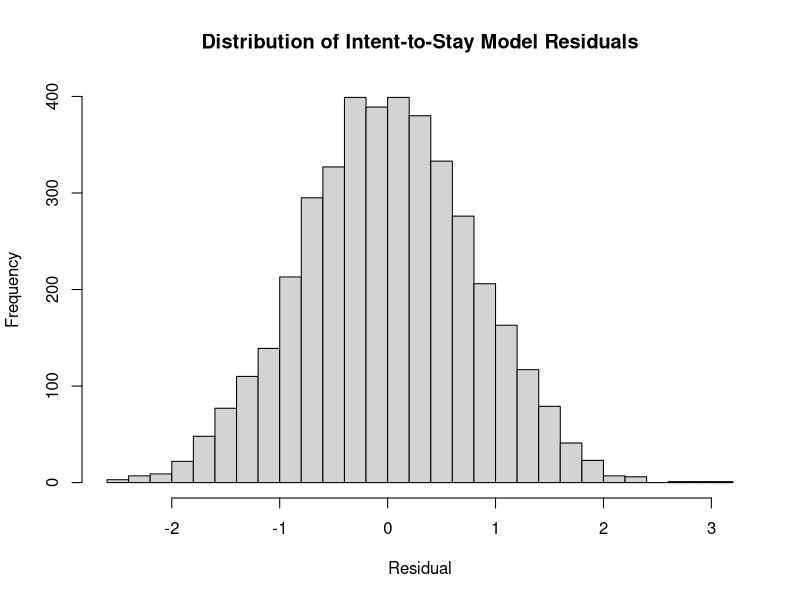
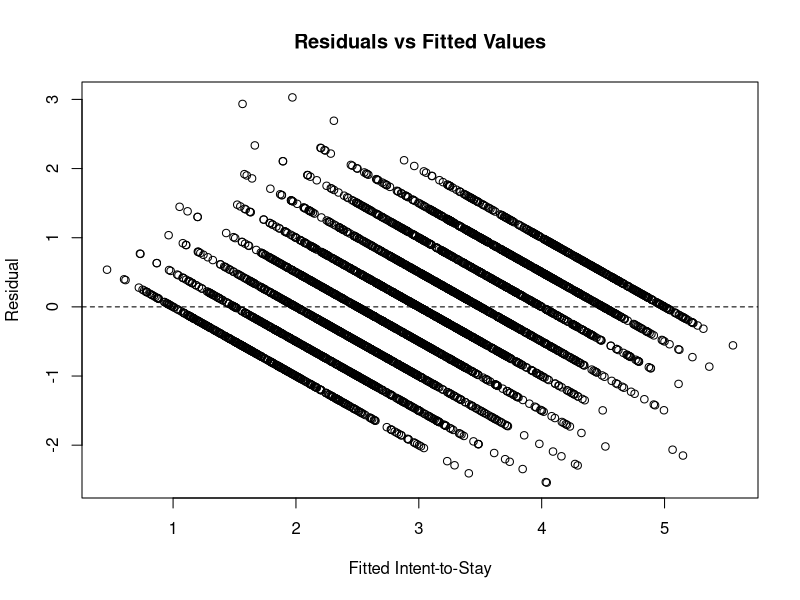

These figures' R source, in order:
# ============================================================
# Employee Listening and Organizational Health Analytics
# Script: 05_organizational_analytics.R
# 
# Purpose: 
# Analyze employee-experience scores across organizational
# groups and identify patterns relevant to organizational health.
# 
# This script uses the validated survey response dataset produced
# in Script 04
# 
# Key analyses:
# - Organizational-level construct summaries
# - Construct comparisons across business units and departments
# - Group-level response counts and reporting eligibility
# - Privacy-conscious organizational reporting
# - Identification of areas with comparatively lower experience scores
# 
# Input:
#   data/processed/survey-responses.xlsx
#   
# Output:
#   Analytical objects and model results used for downstream reporting.
#   
# Notes:
#   Survey responses are synthetic and do not represent real
#   employees or organizations.
# ============================================================

# 1. Load packages ------------------------------------------------

library(tidyverse)
library(readxl)

# 2. Load validated survey response ------------------------------

survey_responses = read_xlsx("data/processed/survey_responses.xlsx")

# 3. Inspect ------------------------------------------------------

dim(survey_responses)

names(survey_responses)

# 4. Define organizational and analysis variables ----------------

organizational_groups = c(
  "business_unit",
  "department"
)

construct_names = c(
  "engagement",
  "manager_effectiveness",
  "psychological_safety",
  "growth_development",
  "workload_sustainability",
  "belonging"
)

outcome_names = c(
  "intent_to_stay",
  "ovl_01"
)

# Check that everything exists

stopifnot(
  "Some organizational grouping variables are missing." = 
    all(
      organizational_groups %in%
        names(survey_responses)
    ),
  
  "Some employee-experience constructs are missing." = 
    all(
      construct_names %in%
        names(survey_responses)
    ),
  
  "Some outcome variables are missing." = 
    all(
      outcome_names %in%
        names(survey_responses)
    )
)

# 5. Define the analysis population --------------------------------
# Use the `usable response` flag to define eligible responses.

analysis_data = survey_responses %>%
  filter(
    usable_response == TRUE
  )

# Inspect
dim(analysis_data)

analysis_data %>%
  count(survey_wave)

# Verify the analysis population
stopifnot(
  "Organizational analysis dataset contains unusable responses." = 
    all(
      analysis_data$usable_response == TRUE
    )
)

# 6. Define minimum reporting threshold ---------------------------
# Use the established threshold of 10 usable responses.

minimum_reporting_n = 10

# Validate minimum reporting parameter
stopifnot(
  "Minimum reporting threshold must be at least 10." = 
    minimum_reporting_n >= 10
)

# 7. Calculate group-level response counts ------------------------
# Number of usable survey responses within each business unit & department.

business_unit_counts = analysis_data %>%
  count(
    business_unit,
    name = "usable_responses"
  )

department_counts = analysis_data %>%
  count(
    business_unit,
    department,
    name = "usable_responses"
  )

business_unit_counts

department_counts

# Reportability flag

business_unit_counts = business_unit_counts %>%
  mutate(
    reporting_status = if_else(
      usable_responses >= minimum_reporting_n,
      "Reportable",
      "Suppressed"
    )
  )

department_counts = department_counts %>%
  mutate(
    reporting_status = if_else(
      usable_responses >= minimum_reporting_n,
      "Reportable",
      "Suppressed"
    )
  )

business_unit_counts

department_counts

# 8. Business-unit construct summaries ----------------------------
# Mean, SD for each employee-experience construct by business unit & department.

business_unit_summary = analysis_data %>%
  group_by(business_unit) %>%
  summarise(
    across(
      all_of(construct_names),
      list(
        mean = ~ mean(.x, na.rm = TRUE),
        sd = ~ sd(.x, na.rm = TRUE)
      ),
      .names = "{.col}_{.fn}"
    ),
    .groups = "drop"
  )

business_unit_summary

# Department-level construct summaries ----------------------------

department_summary = analysis_data %>%
  group_by(
    business_unit,
    department
  ) %>%
  summarise(
    across(
      all_of(construct_names),
      list(
        mean = ~ mean(.x, na.rm = TRUE),
        sd = ~ sd(.x, na.rm = TRUE)
      ),
      .names = "{.col}_{.fn}"
    ),
    .groups = "drop"
  )

department_summary

# 9. Validate organizational summaries ----------------------------
# Verify that the reported means and SDs are based on the intended 
# analysis population and that no construct produces an invalid summary.

stopifnot(
  "Business-unit summary contains unexpected rows." = 
    nrow(business_unit_summary) == 
    n_distinct(analysis_data$business_unit),
  
  "Department summary contains unexpected rows." = 
    nrow(department_summary) ==
    n_distinct(
      analysis_data %>%
        distinct(business_unit, department)
    )
)

stopifnot(
  
  "Business-unit construct means fall outside the expected 1-5 range." = 
    all(
      unlist(
        business_unit_summary %>%
          select(ends_with("_mean")) 
      ) >= 1 &
        unlist(
          business_unit_summary %>%
            select(ends_with("_mean"))
        ) <= 5
    ),
  
  "Department construct means fall outside the expected 1-5 range." = 
    all(
      unlist(
        department_summary %>%
          select(ends_with("_mean"))
      ) >= 1 &
        unlist(
          department_summary %>%
            select(ends_with("_mean"))
        ) <= 5
    )
) 

# 10. Business-unit construct comparison --------------------------
# Long-format comparison table showing each business unit's mean score
# for each employee-experience construct.

business_unit_comparison = analysis_data %>%
  group_by(business_unit) %>%
  summarise(
    across(
      all_of(construct_names),
      ~ mean(.x, na.rm = TRUE),
      .names = "{.col}"
    ),
    .groups = "drop"
  ) %>%
  pivot_longer(
    cols = all_of(construct_names),
    names_to = "construct",
    values_to = "mean_score"
  ) %>%
  arrange(
    construct,
    desc(mean_score)
  )

business_unit_comparison

# Check the mean range

stopifnot(
  "Business-unit construct means fall outside the expected 1-5 range." = 
    all(business_unit_comparison$mean_score >= 1 &
          business_unit_comparison$mean_score <= 5)
)

# 11. Rank business-unit construct results -----------------------
# Calculate each construct's highest and lowest scoring business unit
# and the difference between them.

business_unit_ranges = business_unit_comparison %>%
  group_by(construct) %>%
  summarise(
    highest_score = max(mean_score),
    lowest_score = min(mean_score),
    score_range = highest_score - lowest_score,
    highest_business_unit = business_unit[which.max(mean_score)],
    lowest_business_unit = business_unit[which.min(mean_score)],
    .groups = "drop"
  )

business_unit_ranges

# Validate

stopifnot(
  "Business-unit score ranges contain negative values." = 
    all(
      business_unit_ranges$score_range >= 0
      ),
  
  "Business-unit score range exceed the possible 1-5 scale." = 
    all(
      business_unit_ranges$score_range >= 0 &
        business_unit_ranges$score_range <= 4
    )
)

# 12. Department-level construct comparison ----------------------

department_comparison = analysis_data %>%
  group_by(
    business_unit,
    department
  ) %>%
  summarise(
    across(
      all_of(construct_names),
      ~ mean(.x, na.rm = TRUE),
      .names = "{.col}"
    ),
    .groups = "drop"
  ) %>%
  pivot_longer(
    cols = all_of(construct_names),
    names_to = "construct",
    values_to = "mean_score"
  ) %>%
  arrange(
    construct,
    desc(mean_score)
  )

department_comparison

# Validate

stopifnot(
  "Department construct means fall outside the expected 1-5 range." =
    all(
      department_comparison$mean_score >= 1 &
        department_comparison$mean_score <= 5
    )
)

# 13. Rank department-level construct results --------------------

department_ranges = department_comparison %>%
  group_by(construct) %>%
  summarise(
    highest_score = max(mean_score),
    lowest_score = min(mean_score),
    score_range = highest_score - lowest_score,
    highest_department = department[
      which.max(mean_score)
    ],
    lowest_department = department[
      which.min(mean_score)
    ],
    .groups = "drop"
  )

department_ranges

# Validate

stopifnot(
  "Department score ranges contain invalid values." =
    all(
      department_ranges$score_range >= 0 &
        department_ranges$score_range <= 4
    )
)

# 14. Add department sample sizes --------------------------------
# We want the final organizational results to carry the number of 
# usable responses (n) for each department.
# 
# This way, the reporting threshold is transparent & context is
# given to the means.

department_summary_with_n = analysis_data %>%
  group_by(
    business_unit,
    department
  ) %>%
  summarise(
    usable_responses = n(),
    across(
      all_of(construct_names),
      ~ mean(.x, na.rm = TRUE),
      .names = "{.col}_mean"
    ),
    .groups = "drop"
  )

department_summary_with_n

# Verify the privacy rule

stopifnot(
  "A department falls below the minimum reporting threshold." = 
    all(
      department_summary_with_n$usable_responses >= minimum_reporting_n
    )
)

# 15. Department-level intent-to-stay analysis --------------------
# Calculate the mean `intent_to_stay` score by department, while keeping
# the usable response count visible.

department_intent = analysis_data %>%
  group_by(
    business_unit,
    department
  ) %>%
  summarise(
    usable_responses = n(),
    
    intent_to_stay_n = sum(
      !is.na(intent_to_stay)
      ),
    intent_to_stay_mean = mean(
      intent_to_stay,
      na.rm = TRUE
    ),
    intent_to_stay_sd = sd(
      intent_to_stay,
      na.rm = TRUE
    ),
    .groups = "drop"
  )

department_intent

# Validate scores

stopifnot(
  "Intent-to-stay response counts exceed usable response counts." =
    all(
      department_intent$intent_to_stay_n <=
        department_intent$usable_responses
    ),
  
  "Department intent-to-stay means fall outside the expected 1-5 range." =
    all(
      department_intent$intent_to_stay_mean >= 1 &
        department_intent$intent_to_stay_mean <= 5
    ),
  
  "Department intent-to-stay SDs are invalid." =
    all(
      department_intent$intent_to_stay_sd >= 0
    )
)

# 16. Business-unit intent-to-stay analysis --------------------
# Calculate the mean `intent_to_stay` score by business-unit, while keeping
# the usable response count visible.

business_unit_intent = analysis_data %>%
  group_by(
    business_unit
  ) %>%
  summarise(
    usable_responses = n(),
    
    intent_to_stay_n = sum(
      !is.na(intent_to_stay)
    ),
    intent_to_stay_mean = mean(
      intent_to_stay,
      na.rm = TRUE
    ),
    intent_to_stay_sd = sd(
      intent_to_stay,
      na.rm = TRUE
    ),
    .groups = "drop"
  )

business_unit_intent

# Validate scores

stopifnot(
  "Business-unit intent-to-stay means fall outside the expected 1-5 range." =
    all(
      business_unit_intent$intent_to_stay_mean >= 1 &
        business_unit_intent$intent_to_stay_mean <= 5
    ),
  
  "Business-unit intent-to-stay response counts exceed usable response counts." =
    all(
      business_unit_intent$intent_to_stay_n <=
        business_unit_intent$usable_responses
    ),
  
  "Business-unit intent-to-stay SDs are invalid." =
    all(
      business_unit_intent$intent_to_stay_sd >= 0
    ),
  
  "A business unit falls below the minimum reporting threshold." =
    all(
      business_unit_intent$usable_responses >=
        minimum_reporting_n
    )
)

# 17. Identify lowest-scoring departments -------------------------
# Identify the lowest-scoring department for each construct.

department_lowest_scores = department_comparison %>%
  group_by(construct) %>%
  slice_min(
    order_by = mean_score,
    n = 1,
    with_ties = TRUE
  ) %>%
  ungroup() %>%
  arrange(
    mean_score,
    construct
  )

department_lowest_scores

# Validate score range

stopifnot(
  "Department lowest-score table contains scores outside the expected 1-5 range." = 
    all(
      department_lowest_scores$mean_score >= 1 &
        department_lowest_scores$mean_score <= 5
    )
)

# 18. Identify highest-scoring departments ------------------------

department_highest_scores = department_comparison %>%
  group_by(construct) %>%
  slice_max(
    order_by = mean_score,
    n = 1,
    with_ties = TRUE
  ) %>%
  ungroup() %>%
  arrange(
    desc(mean_score),
    construct
  )

department_highest_scores

# 19. Department-level score spread -------------------------------
# Rank the constructs by their department-level spread.

department_range_rank = department_ranges %>%
  arrange(desc(score_range))

department_range_rank

# 20. Business-unit score spread -------------------------------

business_unit_ranges = business_unit_comparison %>%
  group_by(construct) %>%
  summarise(
    highest_score = max(mean_score),
    lowest_score = min(mean_score),
    score_range = highest_score - lowest_score,
    highest_business_unit = business_unit[
      which.max(mean_score)
    ],
    lowest_business_unit = business_unit[
      which.min(mean_score)
    ],
    .groups = "drop"
  ) %>%
  arrange(desc(score_range))

business_unit_ranges

# 21. Employee-experience associations with intent to stay --------
# Which aspects of employee experience have the strongest observed 
# relationship w/intent to stay?

intent_association = analysis_data %>%
  select(
    all_of(construct_names),
    intent_to_stay
  ) %>%
  cor(
    use = "pairwise.complete.obs"
  ) %>%
  as.data.frame() %>%
  select(intent_to_stay) %>%
  tibble::rownames_to_column("construct") %>%
  filter(
    construct != "intent_to_stay"
  ) %>%
  rename(
    correlation = intent_to_stay
  ) %>%
  arrange(
    desc(correlation)
  )

intent_association
 
# 22. Multiple regression of intent to stay ------------------------
# Do these relationships remain meaningful when the six constructs 
# are considered simultaneously?
# 
# Which employee-experience dimensions are uniquely associated with 
# intent to stay after accounting for the other dimensions?
# 
# MR w/intent_to_stay as the outcome and the six employee-experience
# constructs as predictors.

intent_model = lm(
  intent_to_stay ~
    engagement +
    manager_effectiveness +
    psychological_safety +
    growth_development +
    workload_sustainability +
    belonging,
  data = analysis_data
)

summary(intent_model)

# 23. Standardized coefficients for intent-to-stay model ----------
# So we can compare the relative strength of the six predictors on 
# appx. the same standardized scale rather than treating the raw 
# coefficients as though they were directly comparable.

intent_model_standardized = lm(
  scale(intent_to_stay) ~
    scale(engagement) +
    scale(manager_effectiveness) +
    scale(psychological_safety) +
    scale(growth_development) +
    scale(workload_sustainability) +
    scale(belonging),
  data = analysis_data
)

summary(intent_model_standardized)

# 24. Multicollinearity diagnostics -------------------------------
# Because the six predictors are correlated with one another, we must
# check whether they are sufficiently distinct for the regression 
# coefficients to be interpreted sensibly.
# 
# Are the predictors so strongly related to one another that they make
# it difficult for the regression model to estimate their individual
# associations with intent to stay.
# 
# Variance Inflation Factor (VIF) measures how much the uncertainty of
# each coefficient is inflated because of overlap with other predictors.
# 
# `How well can I predict a given predictor using all the other predictors?`
# Suppose those other predictors could explain 80% of the given predictor's
# variation; then the given predictor is highly redundant with the other
# predictors.
# 
# VIF = 1 indicates no multicollinearity; larger values indicate greater
# redundancy among predictors.
# 
# Roughly:
#   | VIF | Interpretation                   |
#   | --- | -------------------------------- |
#   |  ~1 | Essentially no multicollinearity |
#   | 1–5 | Generally acceptable             |
#   |  >5 | Potential concern                |
#   | >10 | Serious concern                  |
#   
# All VIF values are close to 1 (1.18-1.34), indicating very low 
# multicollinearity. The predictors therefore provide sufficiently distinct
# information for their individual regression coefficients to be interpreted
# as unique associations with intent to stay.
# 
# Multicollineariy is about how the predictors relate to each other, not
# about whether they relate to the outcome.
# 
# Estimating each predictor's individual contribution.

vif_results = car::vif(intent_model)

vif_results

# 25. Regression residual diagnostics-----------------------------
# Do the model's residuals behave reasonably?

intent_residuals = residuals(intent_model)

summary(intent_residuals)

hist(
  intent_residuals,
  breaks = 30,
  main = "Distribution of Intent-to-Stay Model Residuals",
  xlab = "Residual"
)

# 26. Residuals versus fitted values ------------------------------
# Is the residual variance reasonably constant across the range of
# predicted intent-to-stay scores?

plot(
  fitted(intent_model),
  residuals(intent_model),
  xlab = "Fitted Intent-to-Stay",
  ylab = "Residual",
  main = "Residuals vs Fitted Values"
)

abline(
  h = 0,
  lty = 2
)

# Residuals Interpretation =========================================
# Residuals are centered approximately around zero with no obvious
# funnel-shaped increase in variance. The diagonal banding reflects 
# the discrete 1-5 nature of the intent-to-stay outcome rather than
# a continuous outcome.
# 
# Since intent_to_stay is a 1-5 ordinal composite, linear regression
# is being used here as a practical approximation for the project
# demonstration, not because the outcome is truly continuous.

# 27. Intent-to-stay model performance ---------------------------
# Quantify how well the model predicts the observed intent-to-stay
# scores.
# 
# RMSE & MAE

intent_predictions = predict(intent_model)

intent_actual = analysis_data$intent_to_stay[
  !is.na(analysis_data$intent_to_stay)
]

intent_rmse = sqrt(
  mean(
    (intent_actual - intent_predictions)^2
  )
)

intent_mae = mean(
  abs(
    intent_actual - intent_predictions
  )
)

intent_model_performance = tibble(
  metric = c(
    "R-squared",
    "RMSE",
    "MAE"
  ),
  value = c(
    summary(intent_model)$r.squared,
    intent_rmse,
    intent_mae
  )
)

intent_model_performance

# 28. Consolidate Script 05 analytical outputs -------------------

script05_outputs = list(
  business_unit_summary = business_unit_summary,
  department_summary = department_summary,
  department_intent = department_intent,
  business_unit_intent = business_unit_intent,
  department_lowest_scores = department_lowest_scores,
  department_highest_scores = department_highest_scores,
  department_range_rank = department_range_rank,
  intent_association = intent_association,
  intent_model = intent_model,
  intent_model_standardized = intent_model_standardized,
  vif_results = vif_results,
  intent_model_performance = intent_model_performance
)

names(script05_outputs)

# 29. Final Script 05 output validation --------------------------

stopifnot(
  "Business-unit summary is missing." =
    exists("business_unit_summary"),
  
  "Department summary is missing." =
    exists("department_summary"),
  
  "Business-unit intent analysis is missing." =
    exists("business_unit_intent"),
  
  "Department intent analysis is missing." =
    exists("department_intent"),
  
  "Intent association analysis is missing." =
    exists("intent_association"),
  
  "Intent-to-stay regression model is missing." =
    exists("intent_model"),
  
  "VIF results are missing." =
    exists("vif_results"),
  
  "Model performance results are missing." =
    exists("intent_model_performance")
)

# Check the core model outputs

stopifnot(
  "Intent-to-stay model R-squared is outside the valid 0-1 range." =
    summary(intent_model)$r.squared >= 0 &
    summary(intent_model)$r.squared <= 1,
  
  "Intent-to-stay model performance R-squared does not match the model." =
    isTRUE(
      all.equal(
        intent_model_performance$value[
          intent_model_performance$metric == "R-squared"
        ],
        summary(intent_model)$r.squared
      )
    )
)

# 30. Script 05 completion note -----------------------------------
# 
# Script 05 completed the organizational-level employee-experience
# analysis using responses meeting the defined usability criteria.
# 
# Analyses included:
# - Business-unit and department-level construct summaries
# - Department-level highest and lowest construct scores
# - Intent-to-stay summaries by business unit and department
# - Correlations between employee-experience constructs and intent to stay
# - Multiple regression predicting intent to stay
# - Standardized regression coefficients
# - Multicollinearity diagnostics using VIF
# - Regression residual diagnostics
# - Model performance metrics
# 
# All findings are descriptive/associational and reflect the synthetic
# data-generating process documented in the project assumptions.
